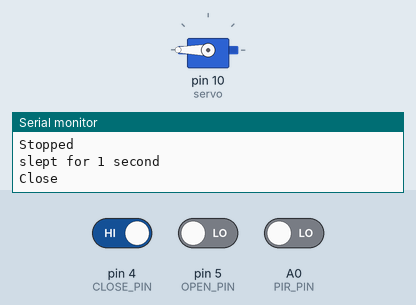
Recording of a sketch running on a simulated Arduino Uno, built with avr-gcc and run on an emulated ATmega328P. Parts: servo, the last lines printed to the serial monitor. The inputs (shaded band) are chosen by the test bench; at power-on: pin 4 (CLOSE_PIN) HIGH, A0 (PIR_PIN) LOW, pin 5 (OPEN_PIN) LOW.

Above: at 16.6 s.
16.7 s: pin 4 (CLOSE_PIN) driven LOW
At 17.8 s:
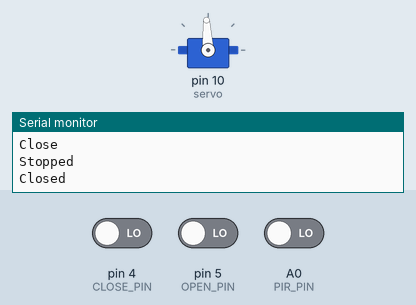
18.4 s: A0 (PIR_PIN) driven HIGH
23.3 s: pin 5 (OPEN_PIN) driven HIGH
At 24.3 s:
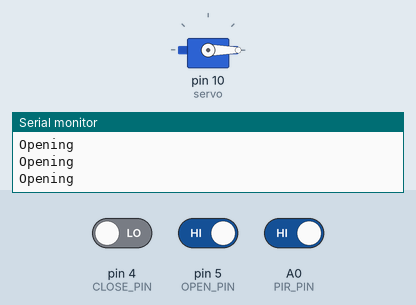
24.8 s: pin 5 (OPEN_PIN) driven LOW
At 25.7 s:
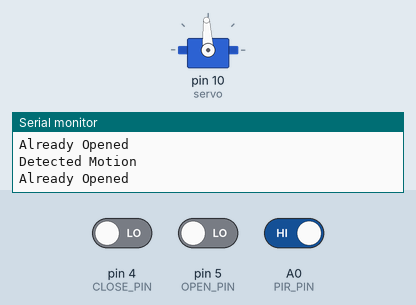
29.7 s: A0 (PIR_PIN) driven LOW
33.2 s: pin 4 (CLOSE_PIN) driven HIGH
At 34.2 s:
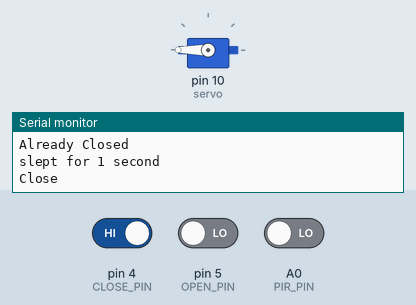
Timing chart, 0 to 35.7 s (numbered marks = the images above; inputs shaded):
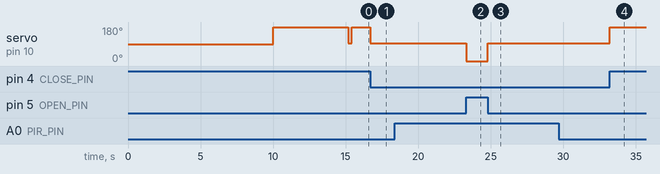

Measured:
- after the input at 16.7 s, servo on pin 10 (servo): 180° → 93° at once
- after the input at 23.3 s, servo on pin 10 (servo): 93° → 0° at once
- after the input at 24.8 s, servo on pin 10 (servo): 0° → 93° at once
- after the input at 33.2 s, servo on pin 10 (servo): 93° → 180° at once

The sketch:

thatsnomoon.ino
```cpp
/*
*
* thatsnomoon
* Uses a servo to open and close an IKEA light based on motion detection.
*
*
*/

#define PIR_PIN A0
#define PIR_CAL_TIME 10 //PIR Calibration time in seconds, datasheet says 10-60 seconds
//close and open pins are connected to limit switches
#define CLOSE_PIN 4
#define OPEN_PIN  5

#define MIN_TIME_FOR_OPEN_BALL (2 * 1000) //min time for the ball to be open in milli seconds

#define MAX_OPEN_CLOSE_TIME (5 * 1000) //max time to open or close the ball in seconds, this is a safety incase the limit switch doesn't engage

#define CLOCK_WISE 180
#define STOP 93
#define COUNTER_CLOCK_WISE 0

#include <Servo.h>

int initialDirection = 0;
unsigned long timeBallOpened = 0;
Servo servo;

void move_motor(int dir){
  servo.attach(10);
  if(dir){
      servo.write(CLOCK_WISE);
  } else {
    servo.write(COUNTER_CLOCK_WISE);
  }
}

void motor_stop(){
  servo.write(STOP);
  Serial.println("Stopped");
  servo.detach();
//  delay(2000);
}

void open_ball(){
  if(ball_is_open()){
    Serial.println("Already Opened");
    timeBallOpened = millis();
  } else {

    move_motor(initialDirection);
    delay(100);
    Serial.println("Open");

    int timeout = MAX_OPEN_CLOSE_TIME;

    while(!ball_is_open() && (timeout > 0)){
      Serial.println("Opening");
      timeout--;
      delay(1);
      if(ball_is_closed()){
        initialDirection != initialDirection;
      }
    }

    motor_stop();
    delay(500);
    if(ball_is_open()){
      timeBallOpened = millis();
      Serial.println("Opened");
    }
  }
}

void close_ball(){
  if(ball_is_closed()){
    Serial.println("Already Closed");
  } else {
    move_motor(!initialDirection);
    delay(100);
    Serial.println("Close");

    int timeout = MAX_OPEN_CLOSE_TIME;

    while(!ball_is_closed() && (timeout > 0)){
        timeout--;
        delay(1);
        if(ball_is_open()){
          initialDirection != initialDirection;
        }
    }

    motor_stop();

    delay(250);
    if(ball_is_closed()){
      Serial.println("Closed");
      delay(5000);
    }
  }
}

bool ball_is_closed(){
  return !digitalRead(CLOSE_PIN);
  Serial.println("top pin");
}

bool ball_is_open(){
  return !digitalRead(OPEN_PIN);
  Serial.println("bottom pin");
}

/*
  this will check if the ball is open and for how long, if there is no longer
  motion detected and the ball has been open for the set amount of time, it will
  return true to close the ball, otherwise it will return false
*/
bool should_close_ball(){
  unsigned long timeBallHasBeenOpened = millis() - timeBallOpened;

  if((pir_motion_detected() == false) &&
    (timeBallHasBeenOpened > MIN_TIME_FOR_OPEN_BALL)){
    Serial.println("slept for 1 second");
    return true;
  }
  return false;
}

// PIR methods
/*
  This will wait the calibration time, before allow motion to be detected
*/
void pir_init(){
  for(int i=0; i < PIR_CAL_TIME; i++){
    Serial.println("Calibrating PIR");
    delay(1000);
  }
  Serial.println("PIR Calibrated");
}

bool pir_motion_detected(){
  if(digitalRead(PIR_PIN) == HIGH){
    return true;
  }
  return false;
}

void setup() {
  Serial.begin(9600);
  Serial.println("Begin");
  //initialize IO
  pinMode(PIR_PIN, INPUT);
  pinMode(CLOSE_PIN, INPUT);
  pinMode(OPEN_PIN, INPUT);

  servo.attach(10);
  pir_init();
  //initally close the ball
  close_ball();
}

int oldDistInCentimeters = 0;

void loop() {

  if(pir_motion_detected()){
    Serial.println("Detected Motion");
    open_ball();
  }

  if(should_close_ball()) {
    close_ball();
  }
}
```
